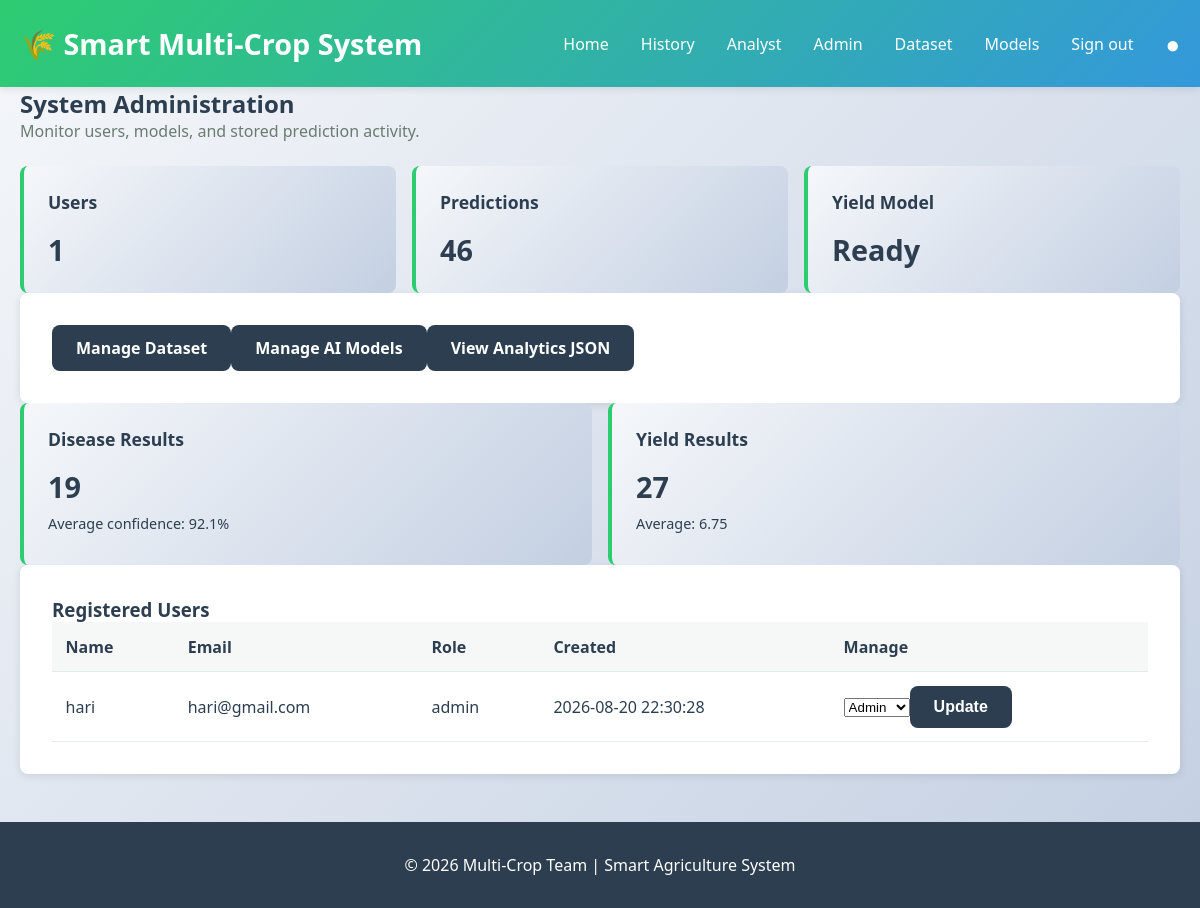
The page /admin (signed in) on the database its author committed.
### tables this page shows
CREATE TABLE users (
                id INTEGER PRIMARY KEY AUTOINCREMENT,
                name TEXT NOT NULL,
                email TEXT NOT NULL UNIQUE,
                password_hash TEXT NOT NULL,
                role TEXT NOT NULL DEFAULT 'farmer',
                created_at TEXT NOT NULL DEFAULT CURRENT_TIMESTAMP
            );

### app.py (the view)
@app.route('/admin')
@role_required('admin')
def admin_dashboard():
    return render_template(
        'admin.html',
        users=list_users(),
        users_count=count_records('users'),
        predictions_count=count_records('prediction_history'),
        summaries=prediction_summary(),
        user=current_user(),
    )

### app.py (called while the page is built)
@app.after_request
def add_security_headers(response):
    response.headers.setdefault('X-Content-Type-Options', 'nosniff')
    response.headers.setdefault('X-Frame-Options', 'SAMEORIGIN')
    response.headers.setdefault('Referrer-Policy', 'strict-origin-when-cross-origin')
    response.headers.setdefault('Content-Security-Policy', "default-src 'self'; img-src 'self' data:; style-src 'self' 'unsafe-inline'; script-src 'self'")
    return response

def current_user():
    user_id = session.get('user_id')
    return find_user(user_id) if user_id else None

def role_required(*roles):
    def decorator(view):
        @wraps(view)
        def wrapped(*args, **kwargs):
            user = current_user()
            if not user:
                if request.path.startswith('/api/'):
                    return jsonify({'error': 'Authentication required.'}), 401
                return redirect(url_for('login', next=request.path))
            if user['role'] not in roles:
                if request.path.startswith('/api/'):
                    return jsonify({'error': 'You do not have permission for this resource.'}), 403
                return render_template('error.html', code=403, message='You do not have permission for this page.'), 403
            return view(*args, **kwargs)
        return wrapped
    return decorator

### utils/database.py (called while the page is built)
@contextmanager
def connection():
    DATABASE_PATH.parent.mkdir(parents=True, exist_ok=True)
    database = sqlite3.connect(DATABASE_PATH)
    database.row_factory = sqlite3.Row
    try:
        yield database
        database.commit()
    finally:
        database.close()

def find_user(user_id):
    with connection() as database:
        return database.execute("SELECT * FROM users WHERE id = ?", (user_id,)).fetchone()

def list_users():
    with connection() as database:
        return database.execute(
            "SELECT id, name, email, role, created_at FROM users ORDER BY id"
        ).fetchall()

def count_records(table):
    if table not in {"users", "prediction_history"}:
        raise ValueError("Unsupported table")
    with connection() as database:
        return database.execute(f"SELECT COUNT(*) AS total FROM {table}").fetchone()["total"]

### templates/admin.html (shortened to what this page needs)
{% extends "base.html" %}
{% block content %}
<div class="page-heading"><div><h2>System Administration</h2><p>Monitor users, models, and stored prediction activity.</p></div></div>
<div class="status-grid admin-stats"><div class="status-card"><h3>Users</h3><strong>{{ users_count }}</strong></div><div class="status-card"><h3>Predictions</h3><strong>{{ predictions_count }}</strong></div><div class="status-card"><h3>Yield Model</h3><strong>{{ 'Ready' if predictions_count >= 0 else 'Unavailable' }}</strong></div></div>
<div class="panel admin-actions"><a class="btn btn-secondary" href="{{ url_for('manage_dataset') }}">Manage Dataset</a><a class="btn btn-secondary" href="{{ url_for('manage_models') }}">Manage AI Models</a><a class="btn btn-secondary" href="{{ url_for('analytics') }}">View Analytics JSON</a></div>
<div class="status-grid admin-stats">{% for summary in summaries %}<div class="status-card"><h3>{{ summary['prediction_type']|capitalize }} Results</h3><strong>{{ summary['total'] }}</strong><p>{% if summary['prediction_type'] == 'yield' %}Average: {{ summary['average_yield']|round(2) }}{% else %}Average confidence: {{ (summary['average_confidence'] * 100)|round(1) }}%{% endif %}</p></div>{% endfor %}</div>
<div class="table-panel panel"><h3>Registered Users</h3><div class="table-scroll"><table><thead><tr><th>Name</th><th>Email</th><th>Role</th><th>Created</th><th>Manage</th></tr></thead><tbody>{% for user in users %}<tr><td>{{ user['name'] }}</td><td>{{ user['email'] }}</td><td>{{ user['role'] }}</td><td>{{ user['created_at'] }}</td><td><form method="post" action="{{ url_for('update_user_role', user_id=user['id']) }}"><select name="role"><option value="farmer" {% if user['role'] == 'farmer' %}selected{% endif %}>Farmer</option><option value="analyst" {% if user['role'] == 'analyst' %}selected{% endif %}>Analyst</option><option value="admin" {% if user['role'] == 'admin' %}selected{% endif %}>Admin</option></select><button class="btn btn-secondary" type="submit">Update</button></form></td></tr>{% endfor %}</tbody></table></div></div>
{% endblock %}

### static/css/style.css (style rules this page uses)
:root { --primary-color: #2ecc71; --secondary-color: #3498db; --danger-color: #e74c3c; --warning-color: #f39c12; --dark-color: #2c3e50; --light-color: #ecf0f1; --border-radius: 8px; --shadow: 0 2px 8px rgba(0, 0, 0, 0.1); }
* { margin: 0; padding: 0; box-sizing: border-box; }
body { font-family: 'Segoe UI', Tahoma, Geneva, Verdana, sans-serif; background: linear-gradient(135deg, #f5f7fa 0%, #c3cfe2 100%); min-height: 100vh; color: var(--dark-color); }
.panel { background: white; border-radius: var(--border-radius); padding: 2rem; box-shadow: var(--shadow); transition: transform 0.3s, box-shadow 0.3s; }
.page-heading { display: flex; justify-content: space-between; align-items: end; margin-bottom: 1.5rem; }
.page-heading p, .empty-state { color: #6b7b71; }
.table-panel { overflow: hidden; }
.table-scroll { overflow-x: auto; }
table { width: 100%; border-collapse: collapse; text-align: left; }
th, td { padding: 0.85rem; border-bottom: 1px solid #e5ebe7; white-space: nowrap; }
th { color: var(--dark-color); background: #f5f8f6; }
.admin-stats strong { font-size: 1.8rem; }
.status-grid { display: grid; grid-template-columns: repeat(auto-fit, minmax(200px, 1fr)); gap: 1rem; }
.status-card { background: linear-gradient(135deg, #f5f7fa 0%, #c3cfe2 100%); padding: 1.5rem; border-radius: var(--border-radius); border-left: 4px solid var(--primary-color); }
.status-card h3 { margin-bottom: 1rem; font-size: 1.1rem; }
.status-card p { margin: 0.5rem 0; font-size: 0.9rem; }
.btn-secondary { background: var(--dark-color); color: white; white-space: nowrap; }
.btn { padding: 0.75rem 1.5rem; border: none; border-radius: var(--border-radius); font-size: 1rem; font-weight: 600; cursor: pointer; transition: all 0.3s; text-decoration: none; display: inline-block; }

### rows shown on the page
users: name "hari", email "hari@gmail.com", role "admin", created_at "2026-08-20 22:30:28", role "Admin"

### other values the page prints
{{ users_count }} "1"
{{ predictions_count }} "46"
{{ 'Ready' if predictions_count >= 0 else 'Unavailable' }} "Ready"
{{ summary['prediction_type']|capitalize }} "Disease" "Yield"
{{ summary['total'] }} "19" "27"
{{ (summary['average_confidence'] * 100)|round(1) }} "92.1"
{{ summary['average_yield']|round(2) }} "6.75"
